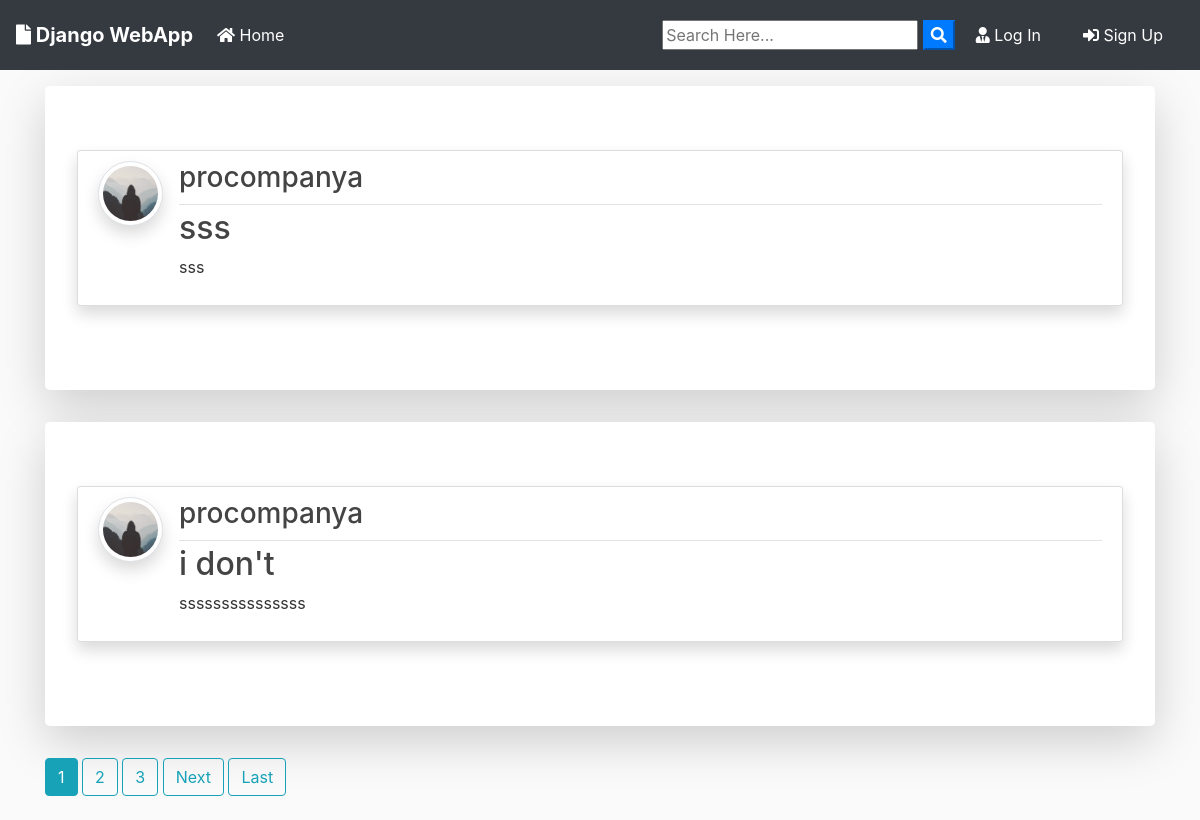
Before: / with the older database file.
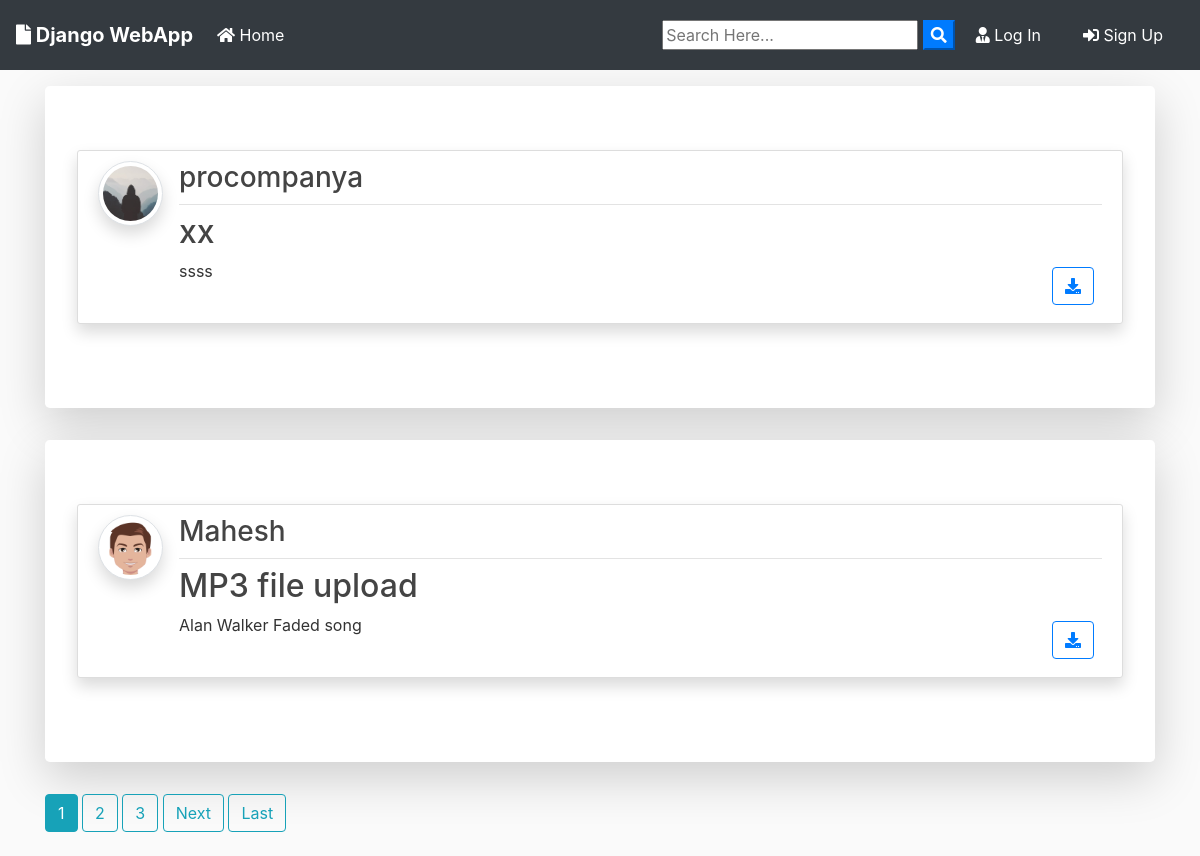
After: the same page with the newer database file.
### blog/models.py (models this page shows, shortened)
class Post(models.Model):
    title = models.CharField(max_length=100)
    file = models.FileField(null=True,blank=True,upload_to='Files')
    content = models.TextField()
    date_posted = models.DateTimeField(default=timezone.now)
    author = models.ForeignKey(User, on_delete=models.CASCADE)
    like = models.ManyToManyField(User, related_name="blog_posts")

### users/models.py (models this page shows, shortened)
class Profile(models.Model):
    user = models.OneToOneField(User, on_delete=models.CASCADE)
    image = models.ImageField(default='default.jpg', upload_to='profile_pics')

### blog/views.py (the view)
# urls.py: path('', PostListView.as_view(), name='blog-home'),
class PostListView(ListView):
    model = Post
    template_name = 'blog/home.html'  # <app>/<model>_<viewtype>.html
    context_object_name = 'posts'
    ordering = ['-date_posted']
    paginate_by = 2

### blog/templates/blog/home.html (shortened to what this page needs)
{% extends "blog/base.html" %}
{% block content %}
    {% for post in posts %}
      <div class="jumbotron mt-3 bg-white shadow-lg">
      <article class="media content-section shadow">
        <a href="{{ post.author.profile.image.url }} " target="_blank"> <img src="{{ post.author.profile.image.url }}  " alt="" class="article-img rounded-circle img-thumbnail img-fluid shadow">
        </a>
        <div class="media-body">
          <div class="article-metadata d-flex justify-content-between">
            <a class="mr-2 " href="{% url 'user-posts' post.author.username  %}"><h3>{{ post.author }}</h3></a>
          </div>
          <h2><a class="article-title text-justify " href="{% url 'post-detail' post.id %}">{{ post.title }}</a></h2>
          <div class="d-flex justify-content-between">
            <p class="article-content text-justify text-truncate overflow-hidden">{{ post.content }}</p>
            {% if post.file %}
          <div class="form-group mt-0 pt-0  m-2">
            <a class="btn btn-outline-primary  btn-d "  href="{{ post.file.url }}"  download type="submit"><i class="fas fa-download"></i></a>
          </div>
          {% endif %}
          </div>
        </div>
      </article>
      </div>
    {% endfor %}
    {% if is_paginated %}
      {% for num in page_obj.paginator.page_range %}
        {% if page_obj.number == num %}
          <a class="btn btn-info mb-4" href="?page={{ num }}">{{ num }}</a>
        {% elif num > page_obj.number|add:'-3' and num < page_obj.number|add:'3' %}
          <a class="btn btn-outline-info mb-4" href="?page={{ num }}">{{ num }}</a>
        {% endif %}
      {% endfor %}
      {% if page_obj.has_next %}
        <a class="btn btn-outline-info mb-4" href="?page={{ page_obj.next_page_number }}">Next</a>
        <a class="btn btn-outline-info mb-4" href="?page={{ page_obj.paginator.num_pages }}">Last</a>
      {% endif %}
    {% endif %}
{% endblock content %}

### blog/templates/blog/base.html (shortened to what this page needs)
{% load static %}
<!doctype html>
<html lang="en">
  <head>
    <link rel="stylesheet" href="https://stackpath.bootstrapcdn.com/bootstrap/4.3.1/css/bootstrap.min.css">
    <link rel="stylesheet" href="https://use.fontawesome.com/releases/v5.8.1/css/all.css" >
    <link rel="stylesheet" href="{% static 'blog/main.css' %}">
</head>
  <body>
        <nav class="navbar navbar-expand-lg navbar-dark bg-dark">
                <a class="navbar-brand font-weight-bold" href="{% url 'blog-home' %}"><i class="fas fa-file"></i> Django WebApp</a>
                <div class="collapse navbar-collapse" id="navbarSupportedContent">
                  <ul class="navbar-nav mr-auto">
                    <li class="nav-item active">
                      <a class="nav-link" href="{% url 'blog-home' %}"><i class="fas fa-home"></i> Home <span class="sr-only">(current)</span></a>
                    </li>
                  </ul>
                  <form id="searchform" action="{% url 'search' %}" method="get">
                    <input type="text" name="q" type="text" value="{{ request.GET.q }}" placeholder="Search Here..." />
                    <button type="button" onclick="searchform.submit()" class=" text-white my-color btn-primary"><i class="fa fa-search"></i></button>
                </form>
                    {% if user.is_authenticated %}
                    <a href="{% url 'user-posts' user %}" class="btn text-white m-2"><i class="fas fa-user-shield"></i> My Post</a>
                    <a href="{% url 'post-create' %} " class="btn text-white m-2"><i class="fas fa-user-edit"></i> New Post</a>
                    <a href="{% url 'profile' %} " class="btn text-white m-2"><i class="fas fa-user"></i> {{ user.username }}</a>
                    <a href="{% url 'logout' %} " class="btn text-white m-2"><i class="fas fa-sign-out-alt"></i> Log Out</a>
                    {% else %}
                    <a href="{% url 'login' %} " class="btn text-white m-2"><i class="fas fa-user-tie"></i> Log In</a>
                    <a href="{% url 'register' %} " class="btn text-white m-2"> <i class="fas fa-sign-in-alt"></i> Sign Up</a>
                    {% endif %}
                </div>
              </nav>
      <div class="container my-bg">
    {% block content %}
    {% endblock  %}
</div>
  </body>
</html>

### blog/static/blog/main.css (style rules this page uses)
body { background: #fafafa; color: #333333; margin-top: 0; }
h1, h2, h3, h4, h5, h6 { color: #444444; }
ul { margin: 0; }
.content-section { background: #ffffff; padding: 10px 20px; border: 1px solid #dddddd; border-radius: 3px; margin-bottom: 20px; }
.article-title { color: #444444; }
.article-content { white-space: pre-line; }
.article-img { height: 65px; width: 65px; margin-right: 16px; }
.article-metadata { padding-bottom: 1px; margin-bottom: 4px; border-bottom: 1px solid #e3e3e3 }

Changed rows visible on the page:
removed Post: author.profile.image (placeholder picture), author "procompanya", title "sss", content "sss"
removed Post: author.profile.image (placeholder picture), author "procompanya", title "i don't", content "sssssssssssssss"
added Post: author.profile.image (placeholder picture), author "procompanya", title "xx", content "ssss"
now on this page (row unchanged): Post: author.profile.image (picture), author "Mahesh", title "MP3 file upload", content "Alan Walker Faded song"
